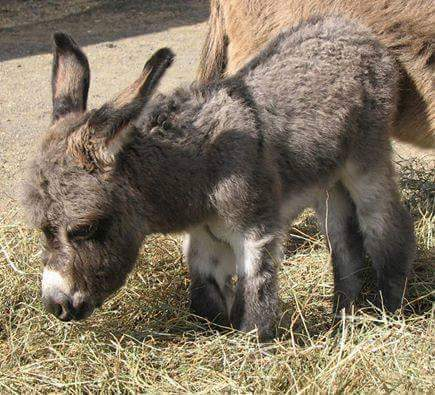
#> input picture pyground/pygmm/Boat.jpg, 435 x 395 px
$ python pygm.py
#> lines starting #> are read from the running program, lines starting #| are printed output that depends on the picture
#!/usr/bin/python

"""
    https://askubuntu.com/questions/599468/importerror-no-module-named-sklearn

May also run into:

    https://stackoverflow.com/questions/43023562/how-to-solve-module-object-has-no-attribute-base-issue

Spyder setup :

	sudo pip2.7 install --upgrade bs4 beautifulsoup4 html5lib

"""

import cv2
import numpy as np

from sklearn.mixture import GMM

im = cv2.imread('Boat.jpg');
#> im is the input picture: shape (395, 435, 3); mean B, G, R 98.2, 117.2, 130

h, w, _ = im.shape;       # Height and width of the image
#> h = 395; w = 435

# Extract Blue, Green and Red
imB = im[:,:,0]; imG = im[:,:,1]; imR = im[:,:,2];
#> after `imB = im[:, :, 0]`:
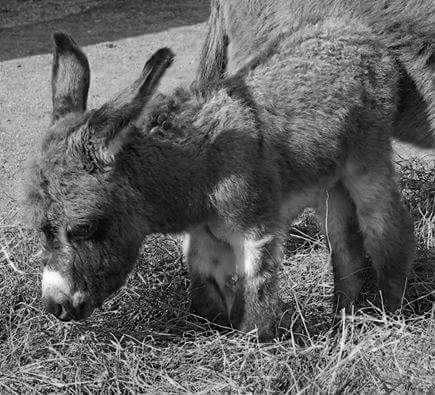
#> imB: shape (395, 435); min 0, max 255, mean 98.2
#> after `imG = im[:, :, 1]`:
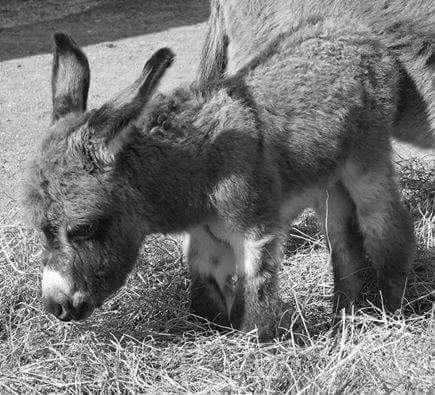
#> imG: shape (395, 435); min 0, max 255, mean 117.2
#> after `imR = im[:, :, 2]`:
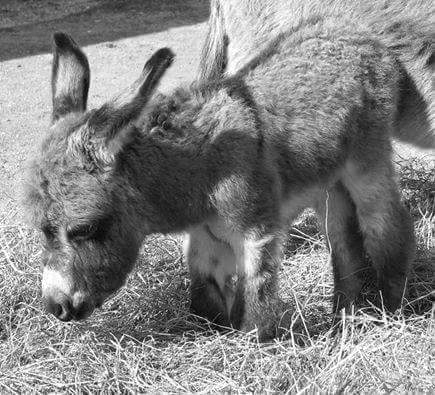
#> imR: shape (395, 435); min 0, max 255, mean 130

# Reshape Blue, Green and Red channels into single-row vectors
imB_V = np.reshape(imB, [1, h * w]);
imG_V = np.reshape(imG, [1, h * w]);
imR_V = np.reshape(imR, [1, h * w]);

# Combine the 3 single-row vectors into a 3-row matrix
im_V =  np.vstack((imR_V, imG_V, imB_V));

# Calculate the bimodal GMM
nmodes = 2;
#> (the run stopped early here; a loop or call above may not have finished)
